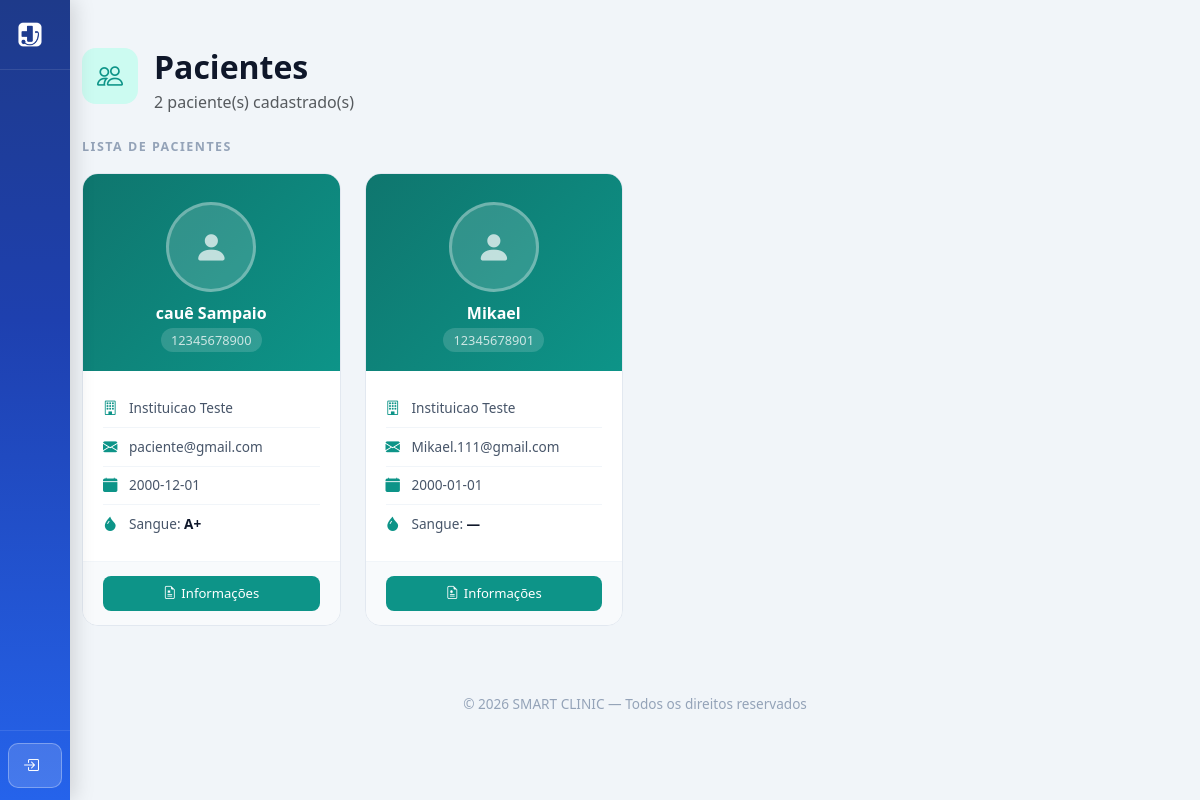
Page /Frontend/paciente.php on the committed database.
### tables this page shows
CREATE TABLE `paciente` (
  `cod` int(11) NOT NULL,
  `fk_instituicao_cod` int(11) DEFAULT NULL,
  `cpf` varchar(11) NOT NULL,
  `nome` varchar(100) NOT NULL,
  `data_nascimento` date NOT NULL,
  `email` varchar(100) DEFAULT NULL,
  `senha` varchar(100) DEFAULT NULL,
  `endereco` varchar(200) DEFAULT NULL,
  `foto` varchar(100) DEFAULT NULL
);

CREATE TABLE `instituicao` (
  `cod` int(11) NOT NULL,
  `cnpj` varchar(20) DEFAULT NULL,
  `logo` varchar(200) NOT NULL,
  `email` varchar(100) NOT NULL,
  `senha` varchar(100) NOT NULL,
  `nome` varchar(100) NOT NULL,
  `telefone` varchar(20) NOT NULL,
  `endereco` varchar(200) NOT NULL,
  `status` varchar(20) NOT NULL
);

CREATE TABLE `prontuario` (
  `cod` int(11) NOT NULL,
  `fk_paciente_cpf` varchar(11) DEFAULT NULL,
  `foto` varchar(200) DEFAULT NULL,
  `tipo_sanguineo` varchar(5) DEFAULT NULL,
  `doencas_cronicas` text DEFAULT NULL,
  `doencas_geneticas` text DEFAULT NULL,
  `doencas_autoimunes` text DEFAULT NULL,
  `outros` text DEFAULT NULL
);

### Backend/controller/Database.php (called while the page is built)
<?php
class Database {
    private static $instance = null;
    public static function getConnection() {
        if (self::$instance === null) {
            $host = '127.0.0.1';
            $db   = 'smartclinic';
            $user = 'root';
            $pass = '';
            $charset = 'utf8mb4';
            $dsn = "mysql:host=$host;dbname=$db;charset=$charset";
            $options = [
                PDO::ATTR_ERRMODE => PDO::ERRMODE_EXCEPTION,
                PDO::ATTR_DEFAULT_FETCH_MODE => PDO::FETCH_ASSOC,
                PDO::ATTR_EMULATE_PREPARES => false,
            ];
            self::$instance = new PDO($dsn, $user, $pass, $options);
        }
        return self::$instance;
    }
}

### Backend/controller/PacienteController.php (called while the page is built, shortened)
<?php
require_once $_SERVER['DOCUMENT_ROOT'] . '/SMART-CLINIC-A/Backend/dao/PacienteDAO.php';
class PacienteController extends BaseController {
    private $dao;
    public function __construct() {
        $this->dao = new PacienteDAO();
    }
    public function getAll() {
        return $this->dao->getAll();
    }
}

### Backend/dao/BaseDAO.php (called while the page is built, shortened)
<?php
require_once $_SERVER['DOCUMENT_ROOT'] . '/SMART-CLINIC-A/Backend/controller/Database.php';
class BaseDAO {
    public function __construct() {
        $this->db = Database::getConnection();
    }
}

### Backend/dao/PacienteDAO.php (called while the page is built, shortened)
<?php
require_once __DIR__ . '/../controller/Database.php';
require_once __DIR__ . '/BaseDAO.php';
class PacienteDAO extends BaseDAO {
    public function getAll() {
        $stmt = $this->db->query('
            SELECT p.*, i.nome as instituicao_nome
            FROM paciente p
            LEFT JOIN instituicao i ON p.fk_instituicao_cod = i.cod
        ');
        return $stmt->fetchAll();
    }
}

### Backend/controller/ProntuarioController.php (called while the page is built, shortened)
<?php
require_once __DIR__ . '/../dao/ProntuarioDAO.php';
class ProntuarioController extends BaseController {
    private $dao;
    public function __construct() {
        $this->dao = new ProntuarioDAO();
    }
    public function getAll() {
        return $this->dao->getAll();
    }
}

### Backend/dao/ProntuarioDAO.php (called while the page is built, shortened)
<?php
require_once __DIR__ . '/BaseDAO.php';
class ProntuarioDAO extends BaseDAO {
    public function getAll() {
        $stmt = $this->db->query('SELECT p.*, pac.nome as paciente_nome FROM prontuario p LEFT JOIN paciente pac ON p.fk_paciente_cpf = pac.cpf');
        return $stmt->fetchAll();
    }
}

### Frontend/paciente.php (the view, shortened to what this page needs)
<?php
require_once __DIR__ . '/navbar.php';
require_once $_SERVER['DOCUMENT_ROOT'] . '/SMART-CLINIC-A/Backend/controller/PacienteController.php';
require_once $_SERVER['DOCUMENT_ROOT'] . '/SMART-CLINIC-A/Backend/controller/ProntuarioController.php';
$pacController   = new PacienteController();
$prontController = new ProntuarioController();
$role       = $_SESSION['role'] ?? null;
$isPaciente = $role === 'paciente';
$logadoCod  = $_SESSION['user_id'] ?? null;
$action = $_GET['action'] ?? 'list';
$pacientes   = $isPaciente ? [$pacController->getById($logadoCod)] : $pacController->getAll();
$prontuarios = $prontController->getAll();
$prontMap = [];
foreach ($prontuarios as $p) {
    $prontMap[$p['fk_paciente_cpf']] = $p;
}
?>
<!DOCTYPE html>
<html lang="pt-BR">
<head>
    <link href="https://cdn.jsdelivr.net/npm/bootstrap@5.3.2/dist/css/bootstrap.min.css" rel="stylesheet">
    <link href="https://cdn.jsdelivr.net/npm/bootstrap-icons@1.11.1/font/bootstrap-icons.css" rel="stylesheet">
</head>
<body>
<section class="py-5">
<div class="container-lg" style="max-width:1200px;">
<?php if ($action == 'list'): ?>
<div class="d-flex justify-content-between align-items-start mb-4">
    <div class="d-flex align-items-start gap-3">
        <div style="background:#ccfbf1;width:56px;height:56px;border-radius:14px;display:flex;align-items:center;justify-content:center;">
            <i class="bi bi-people" style="font-size:26px;color:var(--teal);"></i>
        </div>
        <div>
            <h2 class="title mb-1">Pacientes</h2>
            <p class="text-muted mb-0"><?= count($pacientes) ?> paciente(s) cadastrado(s)</p>
        </div>
    </div>
</div>
<div class="section-label">Lista de pacientes</div>
<div class="row g-4">
<?php foreach ($pacientes as $pac):
    $pront   = $prontMap[$pac['cpf']] ?? null;
    $fotoSrc = !empty($pac['foto']) ? FOTO_PAC_URL . $pac['foto'] : '';
?>
<div class="col-xl-3 col-lg-4 col-md-6">
    <div class="pac-card">
        <div class="pac-card-header">
            <?php if ($fotoSrc): ?>
                <div class="pac-avatar-placeholder" style="display:none;"><i class="bi bi-person-fill"></i></div>
            <?php else: ?>
                <div class="pac-avatar-placeholder"><i class="bi bi-person-fill"></i></div>
            <?php endif; ?>
            <h5><?= htmlspecialchars($pac['nome']) ?></h5>
            <span><?= htmlspecialchars($pac['cpf']) ?></span>
        </div>
        <div class="pac-card-body">
            <div class="pac-info-row"><i class="bi bi-building"></i><span><?= htmlspecialchars($pac['instituicao_nome'] ?? '—') ?></span></div>
            <div class="pac-info-row"><i class="bi bi-envelope-fill"></i><span style="word-break:break-all;"><?= htmlspecialchars($pac['email'] ?? '—') ?></span></div>
            <div class="pac-info-row"><i class="bi bi-calendar-fill"></i><span><?= htmlspecialchars($pac['data_nascimento'] ?? '—') ?></span></div>
            <div class="pac-info-row"><i class="bi bi-droplet-fill"></i><span>Sangue: <strong><?= htmlspecialchars($pront['tipo_sanguineo'] ?? '—') ?></strong></span></div>
        </div>
        <div class="pac-card-footer">
            <button class="btn-card-info"
                onclick='abrirProntuario(<?= json_encode([
                    "nome"              => $pac["nome"],
                    "cpf"               => $pac["cpf"],
                    "foto"              => $fotoSrc,
                    "pront_cod"         => $pront["cod"] ?? null,
                    "tipo_sanguineo"    => $pront["tipo_sanguineo"]     ?? "",
                    "doencas_cronicas"  => $pront["doencas_cronicas"]   ?? "",
                    "doencas_geneticas" => $pront["doencas_geneticas"]  ?? "",
                    "doencas_autoimunes"=> $pront["doencas_autoimunes"] ?? "",
                    "outros"            => $pront["outros"]             ?? "",
                    "pac_cpf"           => $pac["cpf"]
                ], JSON_HEX_APOS) ?>)'>
                <i class="bi bi-file-earmark-medical"></i> Informações
            </button>
        </div>
    </div>
</div>
<?php endforeach; ?>
</div>
<?php endif; ?>
</div>
</section>
<footer style="padding:20px 0;" class="text-center">
    <p class="mb-0" style="color:#94a3b8;font-size:.85rem;">© 2026 SMART CLINIC — Todos os direitos reservados</p>
</footer>
</body>
</html>

### Frontend/paciente.php (style rules this page uses)
:root { --azul:#2563eb; --azul-escuro:#1e40af; --verde:#22c55e; --fundo:#f1f5f9; --teal:#0d9488; --teal-dark:#0f766e; }
body { background:var(--fundo); font-family:'Segoe UI',sans-serif; }
.title { font-weight:600; color:#0f172a; }
.section-label { font-size:.78rem; font-weight:700; letter-spacing:1.5px; text-transform:uppercase; color:#94a3b8; margin-bottom:16px; }
.pac-card { background:white; border-radius:16px; border:1px solid #e2e8f0; overflow:hidden; transition:all .25s; height:100%; }
.pac-card-header { background:linear-gradient(135deg,var(--teal-dark),var(--teal)); padding:28px 20px 20px; text-align:center; }
.pac-avatar-placeholder { width:90px; height:90px; border-radius:50%; border:3px solid rgba(255,255,255,.3); background:rgba(255,255,255,.15); display:flex; align-items:center; justify-content:center; font-size:2.2rem; color:rgba(255,255,255,.7); margin:0 auto; }
.pac-card-header h5 { color:white; font-weight:700; font-size:1rem; margin:12px 0 4px; }
.pac-card-header span { font-size:.8rem; color:rgba(255,255,255,.75); background:rgba(255,255,255,.15); padding:3px 10px; border-radius:20px; }
.pac-card-body { padding:18px 20px; }
.pac-info-row { display:flex; align-items:center; gap:10px; padding:8px 0; border-bottom:1px solid #f1f5f9; font-size:.85rem; color:#475569; }
.pac-info-row:last-child { border-bottom:none; }
.pac-info-row i { color:var(--teal); font-size:.9rem; width:16px; }
.pac-info-row strong { color:#0f172a; font-weight:600; }
.pac-card-footer { padding:14px 20px; background:#f8fafc; border-top:1px solid #f1f5f9; display:flex; gap:8px; flex-wrap:wrap; }
.btn-card-info { flex:1; background:var(--teal); color:white; border:none; border-radius:8px; padding:8px; font-size:.82rem; font-weight:500; transition:.2s; cursor:pointer; display:flex; align-items:center; justify-content:center; gap:5px; }

### Frontend/navbar.php (style rules this page uses)
:root { --sidebar-width:260px; --sidebar-collapsed-width:70px; --azul:#2563eb; --azul-escuro:#1e40af; --azul-mais-escuro:#1e3a8a; }
body.with-sidebar { margin-left:var(--sidebar-width); transition:margin-left .3s ease; padding-top:0 !important; }
body.with-sidebar.sidebar-collapsed { margin-left:var(--sidebar-collapsed-width); }

### rows in the picture
paciente: nome "cauê Sampaio", cpf "12345678900", fk_instituicao_cod.nome "Instituicao Teste", email "paciente@gmail.com", data_nascimento "2000-12-01", cpf.tipo_sanguineo "A+"
paciente: nome "Mikael", cpf "12345678901", fk_instituicao_cod.nome "Instituicao Teste", email "Mikael.111@gmail.com", data_nascimento "2000-01-01", tipo_sanguineo "—"

### other values in the picture
count($pacientes) "2"
